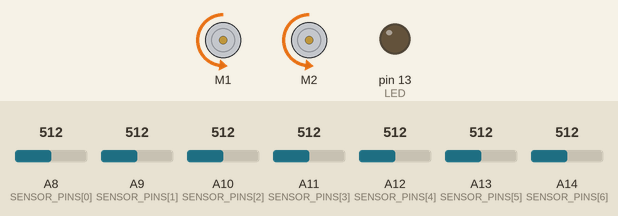
This sketch was run on a simulated Arduino Mega 2560, built with avr-gcc and run on an emulated ATmega2560. On the bench: 2 × DC motor (green arrow = forward, orange = backward, longer = faster), output pins drawn as LEDs (lit = HIGH). The test bench sets the inputs (shaded band); at power-on: A10 (SENSOR_PINS[2]) = 512, A8 (SENSOR_PINS[0]) = 512, A11 (SENSOR_PINS[3]) = 512, A12 (SENSOR_PINS[4]) = 512, A9 (SENSOR_PINS[1]) = 512, A13 (SENSOR_PINS[5]) = 512, A14 (SENSOR_PINS[6]) = 512.

Above: at 8.5 s.
8.6 s: A10 (SENSOR_PINS[2]) set to 538
At 8.76 s:
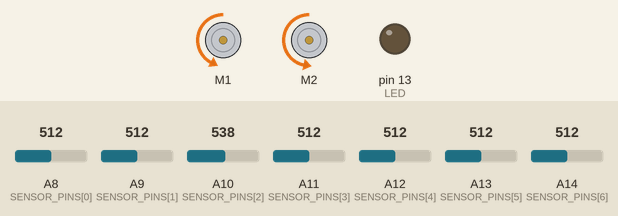
10.3 s: A8 (SENSOR_PINS[0]) set to 716
At 11.6 s:
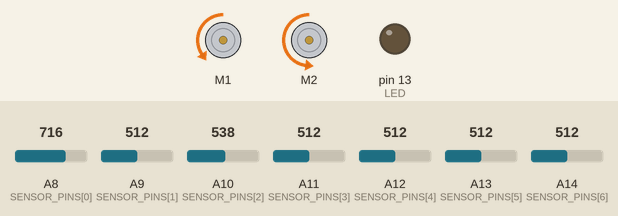
11.9 s: A11 (SENSOR_PINS[3]) set to 716
At 12.8 s:
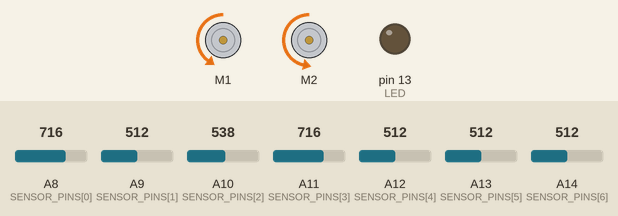
13.5 s: A12 (SENSOR_PINS[4]) set to 760
At 14.8 s:
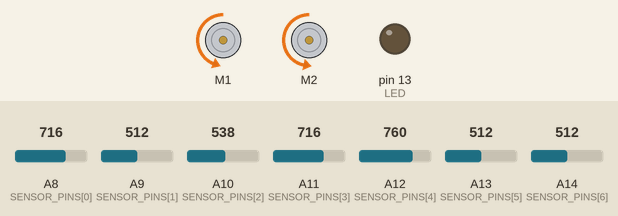
15.1 s: A8 (SENSOR_PINS[0]) set to 306
At 15.9 s:
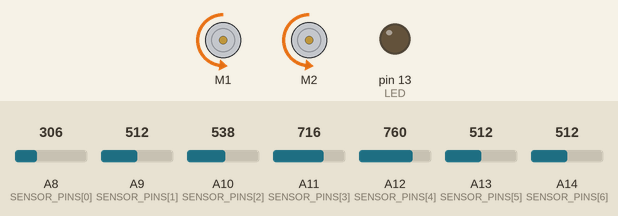
Timing chart, 0 to 17.6 s (numbered marks = the images above; inputs shaded):
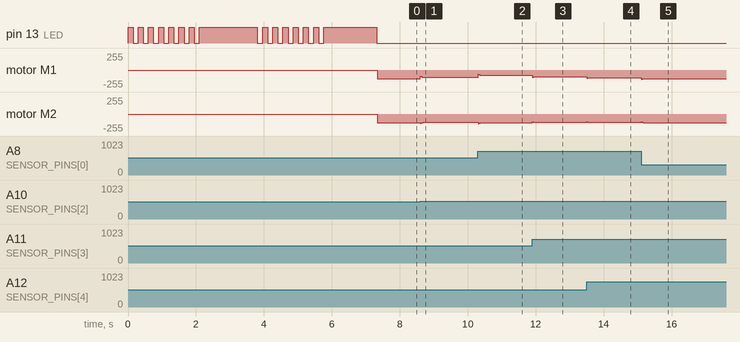

The sketch:

dynamic_pid.ino
```cpp
/* Approach 1 — Dynamic PID. One loop whose steering strength AND speed both scale with how far the
   robot is off the line (gentle+fast near center, strong+slow near the edge). No modes.

   This sketch shares its entire base (hardware, sensors, calibration, loop skeleton, motor code)
   with two_mode_pid. The ONLY real difference is the marked "strategy" part below. See README.md. */

#include <Wire.h>
#include <Adafruit_MotorShield.h>

// ===== HARDWARE (edit for your robot) =====
const int  NUM_SENSORS = 7;
const int  SENSOR_PINS[NUM_SENSORS] = { A8, A9, A10, A11, A12, A13, A14 };  // analog pins, LEFT -> RIGHT
const int  MOTOR_LEFT_PORT  = 1;            // Adafruit shield port for the left wheel
const int  MOTOR_RIGHT_PORT = 2;            //                    ... the right wheel
const bool LEFT_MOTOR_REVERSED  = false;    // set true if that wheel spins the wrong way
const bool RIGHT_MOTOR_REVERSED = false;

Adafruit_MotorShield AFMS = Adafruit_MotorShield();
Adafruit_DCMotor *leftMotor  = AFMS.getMotor(MOTOR_LEFT_PORT);
Adafruit_DCMotor *rightMotor = AFMS.getMotor(MOTOR_RIGHT_PORT);

// ===== TUNING (the strategy: dynamic P + dynamic speed) =====
const int   TOP_SPEED      = 130;    // speed on straights (PWM 0..255)
const int   MIN_SPEED      = 75;     // speed floor in turns
const float SLOW_FACTOR    = 13.0;   // how much to slow as it leans into a turn (0 = constant speed)
const float KP             = 20.0;   // steering strength
const float KI             = 0.0;    // integral; usually leave 0 (see README)
const float KD             = 0.6;    // damping; raise if it weaves
const float STEER_SOFTNESS = 0.35;   // <1 = soft near center, sharp at edges (1 = plain linear)

// ===== shared base (identical in both sketches) =====
const int           LOOP_HZ          = 200;
const unsigned long LOOP_US          = 1000000UL / LOOP_HZ;
const float         DT               = 1.0 / LOOP_HZ;
const int           SENSOR_DEADBAND  = 100;          // ignore normalized readings below this (noise)
const int           LINE_LOST_LEVEL  = 750;          // total signal below this = line not seen
const float         MAX_POSITION     = 3.0;          // |position| range
const int           MAX_WHEEL        = 255;          // max PWM sent to a wheel
const float         INTEGRAL_LIMIT   = 20.0;         // anti-windup clamp on the integral
const float         D_SMOOTHING      = 0.12;         // derivative low-pass, 0..1 (lower = smoother)
const float         SENSOR_WEIGHTS[NUM_SENSORS] = { -3, -2, -1, 0, 1, 2, 3 };  // widen ends to react harder at edges

// ===== calibration (identical in both; tweak freely) =====
const int           CALIB_READS       = 200;         // reads averaged per surface
const unsigned long CALIB_POSITION_MS = 2000;        // time to position the array before each sample
const int           LED               = LED_BUILTIN; // onboard LED signals the two phases

int   whiteValue[NUM_SENSORS], blackValue[NUM_SENSORS];
float position = 0.0, lastPosition = 0.0, prevPosition = 0.0, dFiltered = 0.0, integral = 0.0;
unsigned long previousTime = 0;

void setup() {
  calibrate();              // calibrate before starting the motors, so readings stay clean
  AFMS.begin();
  stopMotors();
  previousTime = micros();
}

void loop() {
  unsigned long now = micros();
  if (now - previousTime < LOOP_US) return;
  previousTime = now;

  position = readPosition();

  float dRaw = (position - prevPosition) / DT;
  dFiltered  = D_SMOOTHING * dRaw + (1.0 - D_SMOOTHING) * dFiltered;
  prevPosition = position;
  integral = constrain(integral + position * DT, -INTEGRAL_LIMIT, INTEGRAL_LIMIT);

  // ---------- STRATEGY (the only part that differs from two_mode_pid) ----------
  // nonlinear P (soft near center, sharp at the edge) + speed that drops as the error grows
  float correction = KP * shape(position) + KI * integral + KD * dFiltered;
  float speed      = TOP_SPEED - SLOW_FACTOR * fabs(position);
  speed = constrain(speed, (float)MIN_SPEED, (float)TOP_SPEED);
  // ----------------------------------------------------------------------------

  int left  = constrain((int)round(speed + correction), 0, MAX_WHEEL);
  int right = constrain((int)round(speed - correction), 0, MAX_WHEEL);
  setMotors(left, right);
}

// strategy helper: gentle near center, strong at the edge, never flat-zero at center
float shape(float pos) {
  float n = pos / MAX_POSITION;
  return pos * (STEER_SOFTNESS + (1.0 - STEER_SOFTNESS) * n * n);
}

// ===== everything below is identical in both sketches =====

// weighted average of all sensors; holds the last value while the line is lost
float readPosition() {
  long weightedSum = 0, total = 0;
  for (int i = 0; i < NUM_SENSORS; i++) {
    int v = constrain(map(analogRead(SENSOR_PINS[i]), whiteValue[i], blackValue[i], 0, 1000), 0, 1000);
    if (v < SENSOR_DEADBAND) v = 0;
    weightedSum += (long)(v * SENSOR_WEIGHTS[i]);
    total += v;
  }
  if (total < LINE_LOST_LEVEL) return lastPosition;
  float pos = constrain((float)weightedSum / total, -MAX_POSITION, MAX_POSITION);
  lastPosition = pos;
  return pos;
}

void setMotors(int left, int right) {
  driveMotor(leftMotor,  left,  LEFT_MOTOR_REVERSED);
  driveMotor(rightMotor, right, RIGHT_MOTOR_REVERSED);
}
void driveMotor(Adafruit_DCMotor *motor, int speed, bool reversed) {
  uint8_t fwd = reversed ? FORWARD : BACKWARD;
  uint8_t rev = reversed ? BACKWARD : FORWARD;
  if (speed > 0)      { motor->run(fwd); motor->setSpeed(constrain(speed, 0, 255)); }
  else if (speed < 0) { motor->run(rev); motor->setSpeed(constrain(-speed, 0, 255)); }
  else                { motor->run(RELEASE); motor->setSpeed(0); }
}
void stopMotors() {
  leftMotor->setSpeed(0);  rightMotor->setSpeed(0);
  leftMotor->run(RELEASE); rightMotor->run(RELEASE);
}

// LED blinks = move into position; LED solid = sampling, hold still. White first, then black.
void calibrate() {
  pinMode(LED, OUTPUT);
  blinkFor(CALIB_POSITION_MS);  digitalWrite(LED, HIGH); sampleSurface(whiteValue); digitalWrite(LED, LOW);
  blinkFor(CALIB_POSITION_MS);  digitalWrite(LED, HIGH); sampleSurface(blackValue); digitalWrite(LED, LOW);
  for (int i = 0; i < NUM_SENSORS; i++)
    if (blackValue[i] < whiteValue[i] + 20) blackValue[i] = whiteValue[i] + 20;
}
void sampleSurface(int out[]) {
  long sums[NUM_SENSORS] = { 0 };
  for (int n = 0; n < CALIB_READS; n++)
    for (int i = 0; i < NUM_SENSORS; i++) { sums[i] += analogRead(SENSOR_PINS[i]); delay(1); }
  for (int i = 0; i < NUM_SENSORS; i++) out[i] = sums[i] / CALIB_READS;
}
void blinkFor(unsigned long ms) {
  unsigned long start = millis();
  while (millis() - start < ms) { digitalWrite(LED, HIGH); delay(150); digitalWrite(LED, LOW); delay(150); }
}
```

Measured:
- after the input at 8.6 s, motor M1: backward 130/255 → backward 108/255 at once, → backward 109/255 0.22 s later; motor M2: backward 130/255 → backward 126/255 at once, → backward 125/255 0.22 s later
- after the input at 10.3 s, motor M1: backward 109/255 → backward 78/255 at once; motor M2: backward 125/255 → backward 130/255 at once
- after the input at 11.9 s, motor M1: backward 78/255 → backward 100/255 at once; motor M2: backward 130/255 → backward 125/255 at once
- after the input at 13.5 s, motor M1: backward 100/255 → backward 115/255 at once, → backward 114/255 0.17 s later; motor M2: backward 125/255 → backward 126/255 at once
- after the input at 15.1 s, motor M1: backward 114/255 → backward 130/255 at once; motor M2: backward 126/255 → backward 130/255 at once
